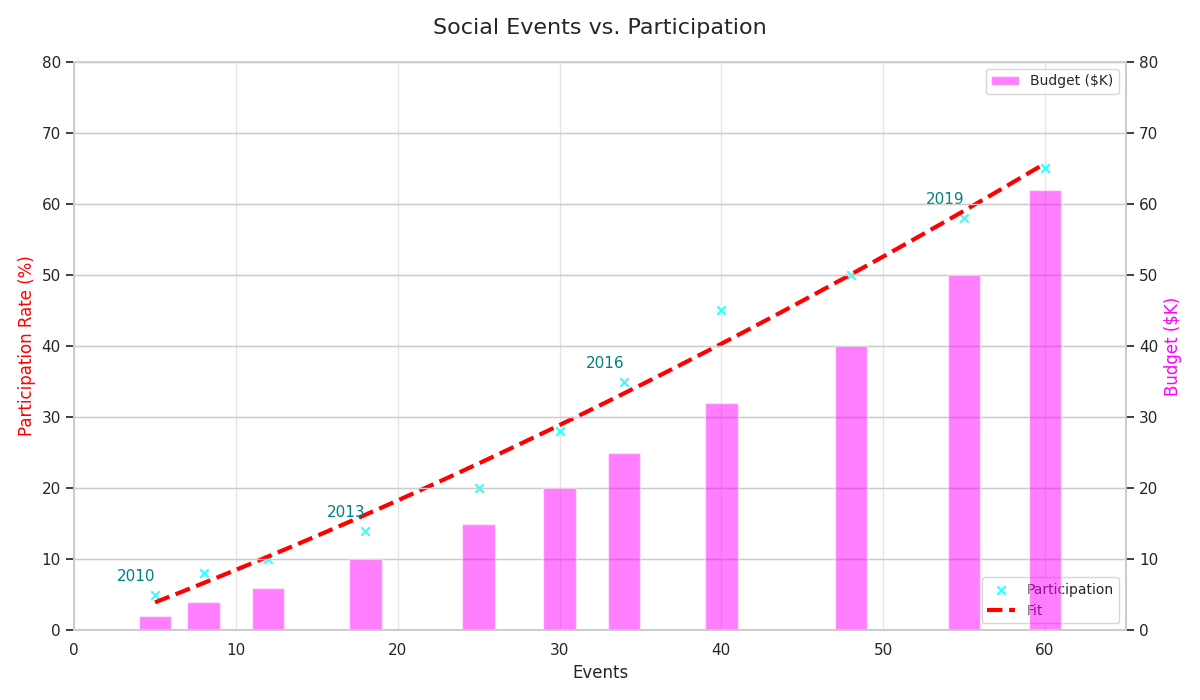

Python code for this plot:
import matplotlib.pyplot as plt
import numpy as np
from scipy.optimize import curve_fit

years = np.array([2010, 2011, 2012, 2013, 2014, 2015, 2016, 2017, 2018, 2019, 2020])
social_events = np.array([5, 8, 12, 18, 25, 30, 34, 40, 48, 55, 60])
volunteer_rates = np.array([5, 8, 10, 14, 20, 28, 35, 45, 50, 58, 65])
community_budget = np.array([2, 4, 6, 10, 15, 20, 25, 32, 40, 50, 62])

def quadratic_fit(x, a, b, c):
    return a * x**2 + b * x + c

params, _ = curve_fit(quadratic_fit, social_events, volunteer_rates)
events_range = np.linspace(min(social_events), max(social_events), 300)
fitted_rates = quadratic_fit(events_range, *params)

fig, ax1 = plt.subplots(figsize=(12, 7))
ax1.scatter(social_events, volunteer_rates, color='cyan', label='Participation', alpha=0.8, edgecolors='k', marker='x')
ax1.plot(events_range, fitted_rates, color='red', linestyle='--', linewidth=3, label='Fit')

ax2 = ax1.twinx()
ax2.bar(social_events, community_budget, color='magenta', alpha=0.5, label='Budget ($K)', width=2.0)

key_points = [0, 3, 6, 9]
for i in key_points:
    ax1.annotate(f'{years[i]}', (social_events[i], volunteer_rates[i]), 
                 textcoords="offset points", xytext=(0, 10), ha='right', fontsize=11, color='teal')

ax1.set_title('Social Events vs. Participation', fontsize=16, pad=20)
ax1.set_xlabel('Events', fontsize=12)
ax1.set_ylabel('Participation Rate (%)', fontsize=12, color='red')
ax2.set_ylabel('Budget ($K)', fontsize=12, color='magenta')

ax1.set_xlim(0, 65)
ax1.set_ylim(0, 80)
ax2.set_ylim(0, 80)

ax1.legend(loc='lower right', fontsize=10)
ax2.legend(loc='upper right', fontsize=10)

ax1.grid(True, linestyle='-', alpha=0.5)
ax1.spines['top'].set_visible(False)

plt.tight_layout()
plt.show()
